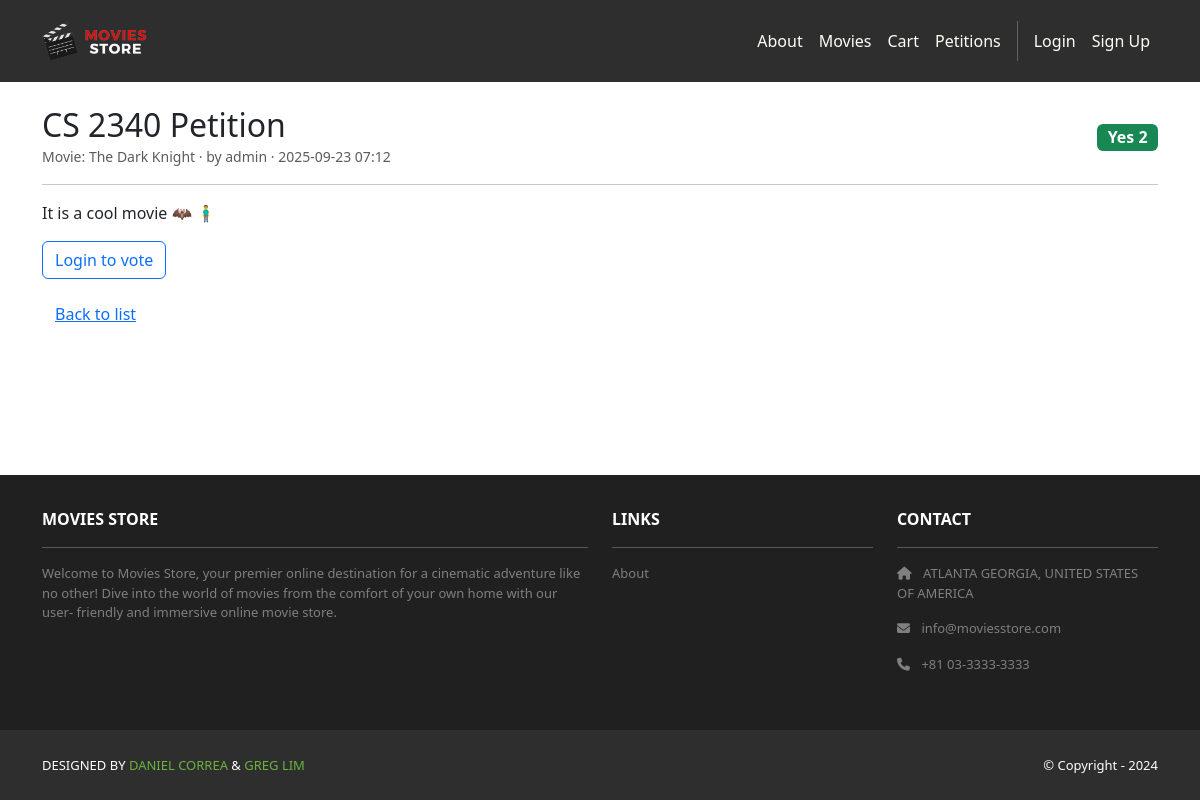
Screenshot of /petitions/1/ with the database file from the repository.
### petitions/models.py (models this page shows, shortened)
class Petition(models.Model):
    title = models.CharField(max_length=255)
    description = models.TextField(blank=True)
    requested_movie_title = models.CharField(max_length=255)
    created_by = models.ForeignKey(User, on_delete=models.CASCADE, related_name='petitions')
    created_at = models.DateTimeField(auto_now_add=True)
    class Meta:
        ordering = ['-created_at']
    @property
    def yes_count(self) -> int:
        return self.votes.filter(value=True).count()

### petitions/views.py (the view)
# urls.py: path('<int:pk>/', views.petition_detail, name='detail'),
def petition_detail(request, pk: int):
    petition = get_object_or_404(Petition, pk=pk)
    has_voted = False
    if request.user.is_authenticated:
        has_voted = PetitionVote.objects.filter(petition=petition, user=request.user).exists()
    template_data = {'title': petition.title}
    return render(request, 'petitions/detail.html', {
        'petition': petition,
        'has_voted': has_voted,
        'template_data': template_data,
    })

### petitions/templates/petitions/detail.html
{% extends 'base.html' %}
{% block content %}
<div class="container py-4">
  <div class="d-flex justify-content-between align-items-center">
    <div>
      <h2 class="mb-0">{{ petition.title }}</h2>
      <small class="text-muted">Movie: {{ petition.requested_movie_title }} · by {{ petition.created_by.username }} · {{ petition.created_at|date:'Y-m-d H:i' }}</small>
    </div>
    <span class="badge bg-success fs-6">Yes {{ petition.yes_count }}</span>
  </div>
  <hr/>
  <p>{{ petition.description|linebreaks }}</p>
  {% if user.is_authenticated %}
    {% if has_voted %}
      <div class="alert alert-info">You already voted yes on this petition.</div>
    {% else %}
      <form method="post" action="{% url 'petitions:vote_yes' petition.pk %}">
        {% csrf_token %}
        <button class="btn btn-success" type="submit">Vote Yes</button>
      </form>
    {% endif %}
  {% else %}
    <a class="btn btn-outline-primary" href="{% url 'accounts.login' %}?next={{ request.path }}">Login to vote</a>
  {% endif %}
  <div class="mt-3">
    <a class="btn btn-link" href="{% url 'petitions:index' %}">Back to list</a>
  </div>
</div>
{% endblock %}

### moviesstore/static/css/style.css (style rules this page uses)
html, body { height: 100%; margin: 0; display: flex; flex-direction: column; }

### rows the page displays
Petition: title "CS 2340 Petition", requested_movie_title "The Dark Knight", created_by.username "admin", created_at "2025-09-23 07:12", yes_count "2", description "It is a cool movie 🦇 🧍‍♂️"
